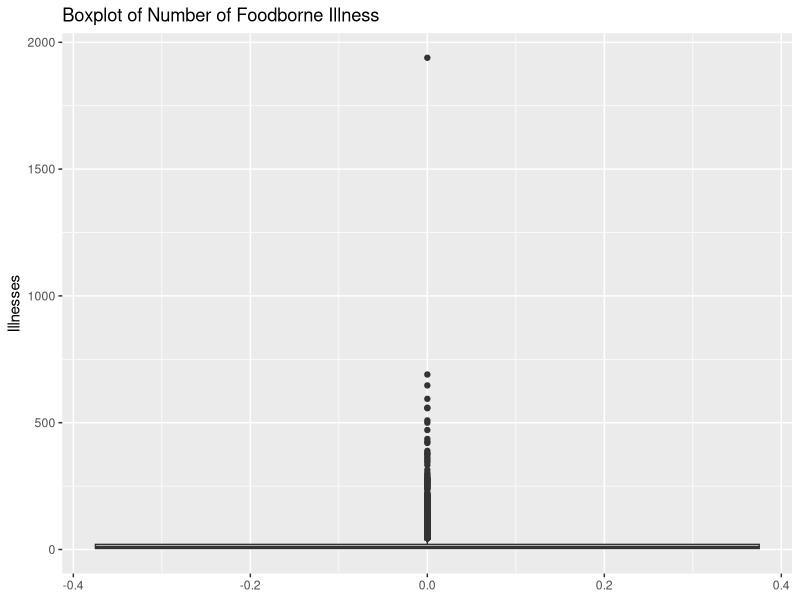
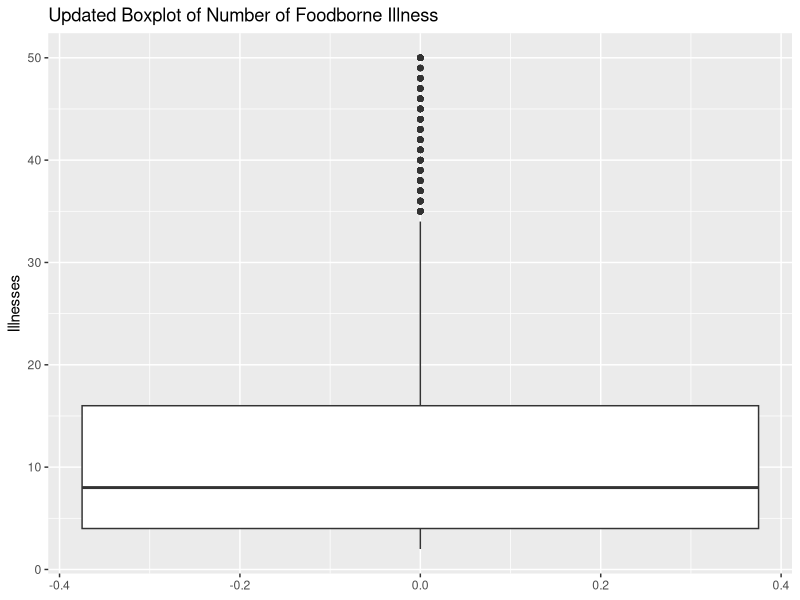

The R script that drew these images, in order: (Note: this script raises an error after producing the figures.)
## ---- chunk 1
library(tidyverse)
library(ggplot2)
library(kableExtra)
## ---- chunk 2
# read the CSV file into R
Foodborne<-read.csv("NationalOutbreakPublicDataTool.csv",header = TRUE)
# dealing with missing value and lots of "0" in initial data set
all_na <- function(x) any(!is.na(x))
Foodborne<-Foodborne%>% select_if(all_na)
# Remove unnecessary column
Foodborne<-Foodborne[,-c(6,7,14,15,16)]
# Dealing with duplicate information, I will only keep the illness information
Foodborne<-Foodborne[,-c(8,9,10,11)]
# Check how many levels do variable "Primary.Mode" have
Foodborne$Primary.Mode<-factor(Foodborne$Primary.Mode)
Foodborne%>%count(Primary.Mode)
# There is only one level, so I will not keep this variable
Foodborne<-Foodborne[,-c(4)]
# delete rows with missing value
Foodborne[Foodborne == ""] <- NA
Foodborne<-Foodborne%>% drop_na()
## ---- chunk 3
# check the range
Foodborne%>%count(Year)
# The range is from 1998 to 2018, I will only keep year after 2007
Foodborne<-Foodborne%>%filter(Year>2007)
## ---- chunk 4
# check the level
Foodborne%>%count(Setting)%>%arrange(desc(n))
## ---- chunk 5
# Remove punctuation and shorter the length of string in Setting
Foodborne$setting_new<-Foodborne$Setting%>%str_remove_all("[[:punct:]]")
Foodborne$setting_new<-Foodborne$setting_new%>%substr(1,10)
  # Store Setting information in the new variable
Foodborne$setting_new<-ifelse(str_detect(Foodborne$setting_new,"Restaurant")==TRUE,"restaurant",
                               ifelse(str_detect(Foodborne$setting_new,"Private")==TRUE,"private residence",
                               ifelse(str_detect(Foodborne$setting_new,"Office")==TRUE,"office",
                               ifelse(str_detect(Foodborne$setting_new,"School")==TRUE,"school",
                               ifelse(str_detect(Foodborne$setting_new,"Caterer")==TRUE,"caterer", 
                                      ifelse(str_detect(Foodborne$setting_new,"Banquet")==TRUE,"caterer", 
                                      ifelse(str_detect(Foodborne$setting_new,"Prison")==TRUE,"prison",
                            ifelse(str_detect(Foodborne$setting_new,"Grocery")==TRUE,"grocery","other"))))))))
# Check the new level
Foodborne%>%count(setting_new)%>%arrange(desc(n))
## ---- chunk 6
# check the level
Foodborne%>%count(Etiology)%>%arrange(desc(n))
## ---- chunk 7
# Remove punctuation and shorter the length of string in Setting
Foodborne$Etiology_new<-Foodborne$Etiology%>%substr(1,10)
  # Store Setting information in the new variable
Foodborne$Etiology_new<-ifelse(str_detect(Foodborne$Etiology_new,"Norovirus")==TRUE,"Norovirus",
                              ifelse(str_detect(Foodborne$Etiology_new,"Campylobac")==TRUE,"Campylobacter",
                               ifelse(str_detect(Foodborne$Etiology_new,"Salmonella")==TRUE,"Salmonella",
                           ifelse(str_detect(Foodborne$Etiology_new,"Escherichi")==TRUE,"Escherichia","Other"))))
# Check the new level
Foodborne%>%count(Etiology_new)%>%arrange(desc(n))
# Here comes the cleaned data set
Foodborne_new<-Foodborne[,-c(4,5)]
# label the variables
Foodborne_new$setting_new<-factor(Foodborne_new$setting_new)
Foodborne_new$Etiology_new<-factor(Foodborne_new$Etiology_new)
## ---- chunk 8
Foodborne_new%>%
  ggplot(aes( y=Illnesses)) +
  geom_boxplot()+
  ggtitle("Boxplot of Number of Foodborne Illness")

# There is a extreme number, nearly 2000. And there are plenty of outliers observed, I will only keep Illnesses less than 50, remove huge outbreak issue for analysis.
Foodborne_new<-Foodborne_new[(Foodborne_new$Illnesses<=50),]
Foodborne_new%>%
  ggplot(aes( y=Illnesses)) +
  geom_boxplot()+
  ggtitle("Updated Boxplot of Number of Foodborne Illness")

write.csv(Foodborne_new,"Foodborne_new.csv", row.names = FALSE)

df_count <-count(Foodborne_new, "Year")
ggplot(data=df_count, aes(x=Year, y=freq)) +
  geom_bar(stat="identity", fill="steelblue")+
  theme_minimal()+
  ggtitle("Number of Foodborne Disease Reported Every Year")

df_count <-count(Foodborne_new, "State")
df_count<-df_count%>%arrange(desc(freq))%>% top_n(10)
ggplot(data=df_count, aes(x=State, y=freq)) +
  geom_bar(stat="identity", fill="salmon")+
  theme_minimal()+
  ggtitle("Top 10 State with the Highest number of Foodborne Disease Reported ")


df_count <-count(Foodborne_new, "setting_new")
df_count<-df_count%>%arrange(desc(freq))
ggplot(data=df_count, aes(x=setting_new, y=freq)) +
  geom_bar(stat="identity", fill="red")+
  theme_minimal()+
  xlab("Setting")+
  ggtitle("Number of Foodborne Disease Reported by Settings")

df_count <-count(Foodborne_new, "Etiology_new")
df_count <-df_count[-4,]
ggplot(data=df_count, aes(x=Etiology_new, y=freq)) +
  geom_bar(stat="identity", fill="sienna")+
  theme_minimal()+
  xlab("Etiology")+
  ggtitle("Number of Foodborne Disease Reported by Etiology Species")
